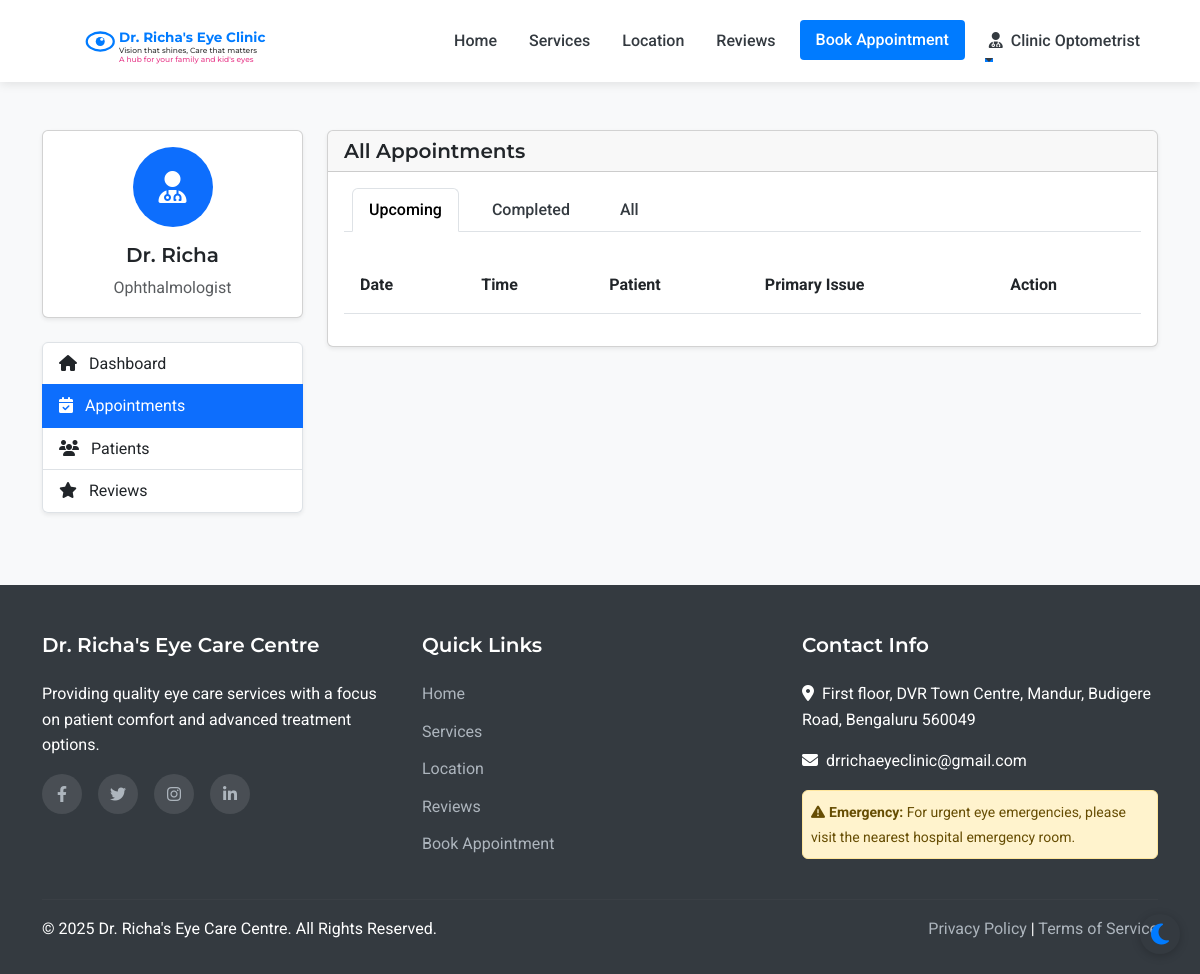
The page /admin/appointments (signed in) on the database as committed earlier.
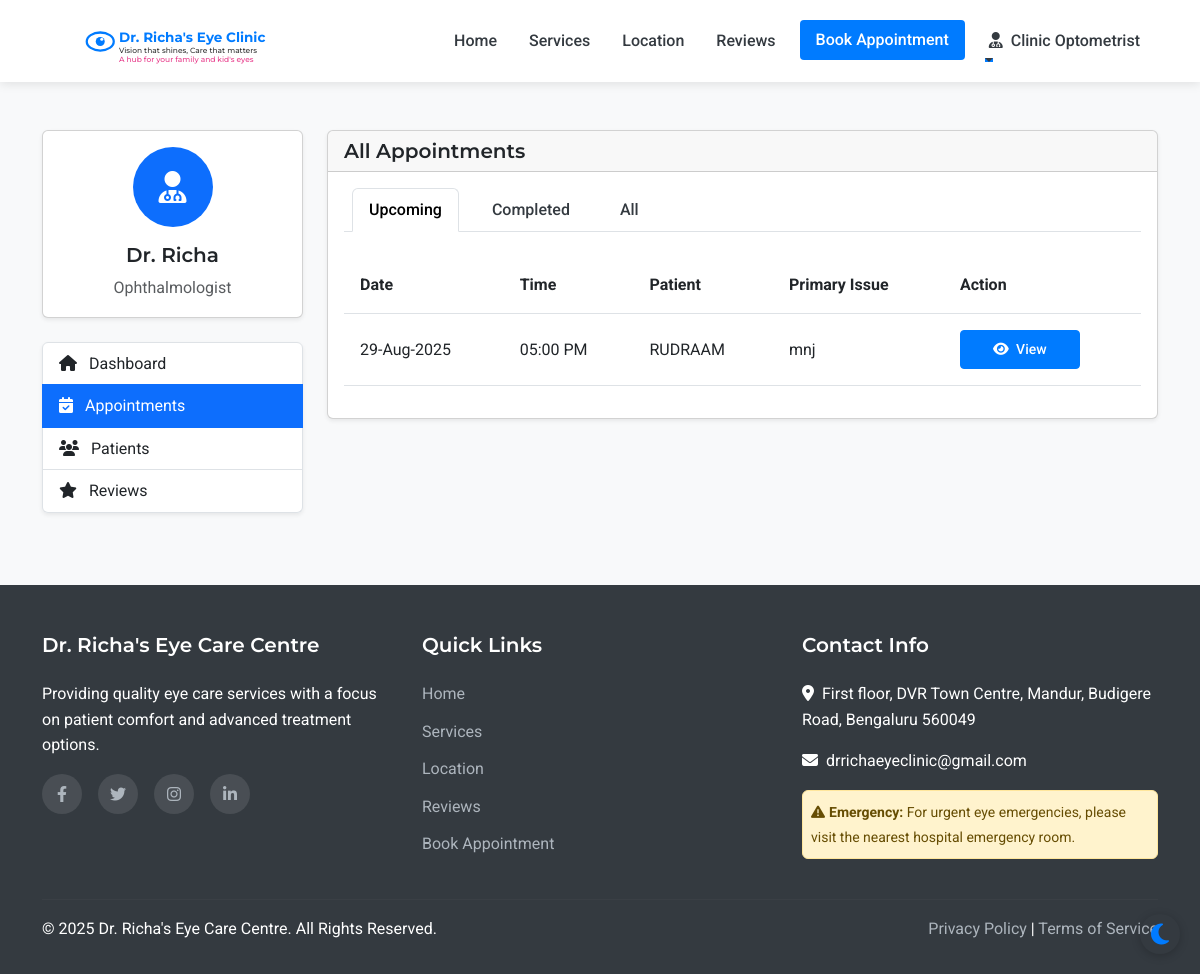
The same page on the database as committed later.
### models.py (models this page shows, shortened)
class Appointment(db.Model):
    id = db.Column(db.Integer, primary_key=True)
    patient_id = db.Column(db.Integer, db.ForeignKey('patient.id'), nullable=False)
    appointment_date = db.Column(db.Date, nullable=False)
    appointment_time = db.Column(db.Time, nullable=False)
    primary_issue = db.Column(db.Text, nullable=True)
    referral_info = db.Column(db.String(255), nullable=True)
    status = db.Column(db.String(20), default='scheduled')  # scheduled, completed, cancelled
    created_at = db.Column(db.DateTime, default=datetime.utcnow)
    consultation_fee = db.Column(db.Float, nullable=False, default=500.0)
    payment_status = db.Column(db.String(20), default='pending')  # pending, paid

class Patient(UserMixin, db.Model):
    id = db.Column(db.Integer, primary_key=True)
    full_name = db.Column(db.String(100), nullable=False)
    mobile_number = db.Column(db.String(15), nullable=False)
    email = db.Column(db.String(100), nullable=True)
    age = db.Column(db.Integer, nullable=False)
    sex = db.Column(db.String(10), nullable=True)
    password_hash = db.Column(db.String(256), nullable=True)
    is_registered = db.Column(db.Boolean, default=False)
    created_at = db.Column(db.DateTime, nullable=False, default=datetime.utcnow)
    appointments = db.relationship('Appointment', backref='patient', lazy=True)
    doctor_prescriptions = db.relationship('DoctorPrescription', backref='patient', lazy=True)
    optometrist_prescriptions = db.relationship('OptometristPrescription', backref='patient', lazy=True)

### routes.py (the view)
@app.route('/admin/appointments')
@login_required
def admin_appointments():
    if not (isinstance(current_user, Admin) or isinstance(current_user, Doctor) or isinstance(current_user, Assistant)):
        flash('Access denied. Staff privileges required.', 'danger')
        return redirect(url_for('index'))
    appointments = Appointment.query.order_by(desc(Appointment.appointment_date), desc(Appointment.appointment_time)).all()
    return render_template('admin/appointments.html', appointments=appointments)

### app.py (called while the page is built)
@login_manager.user_loader
def load_user(user_id):
    from models import Doctor, Assistant, Admin, Patient
    try:
        if user_id.startswith('doctor_'):
            return Doctor.query.get(int(user_id.split('_')[1]))
        elif user_id.startswith('assistant_'):
            return Assistant.query.get(int(user_id.split('_')[1]))
        elif user_id.startswith('admin_'):
            return Admin.query.get(int(user_id.split('_')[1]))
        else:
            return Patient.query.get(int(user_id))
    except (ValueError, AttributeError):
        return None

### routes.py (called while the page is built)
@app.context_processor
def inject_now():
    return {'now': datetime.now()}

### templates/admin/appointments.html (shortened to what the changed rows need)
{% extends 'layout.html' %}
{% block content %}
<section class="py-5 bg-light">
    <div class="container">
        <div class="row">
            <div class="col-lg-9">
                <div class="card shadow-sm">
                    <div class="card-body">
                        <div class="tab-content" id="appointmentTabsContent">
                            <div class="tab-pane fade show active" id="upcoming" role="tabpanel" aria-labelledby="upcoming-tab">
                                <div class="table-responsive">
                                    <table class="table table-hover">
                                        <thead>
                                            <tr>
                                                <th>Date</th>
                                                <th>Time</th>
                                                <th>Patient</th>
                                                <th>Primary Issue</th>
                                                <th>Action</th>
                                            </tr>
                                        </thead>
                                        <tbody>
                                            {% for appointment in appointments %}
                                                {% if appointment.appointment_date >= now.date() and appointment.status == 'scheduled' %}
                                                    <tr>
                                                        <td>{{ appointment.appointment_date.strftime('%d-%b-%Y') }}</td>
                                                        <td>{{ appointment.appointment_time.strftime('%I:%M %p') }}</td>
                                                        <td>{{ appointment.patient.full_name }}</td>
                                                        <td>{{ appointment.primary_issue or 'Not specified' }}</td>
                                                        <td>
                                                            <a href="{{ url_for('admin_appointment_view', appointment_id=appointment.id) }}" class="btn btn-sm btn-primary">
                                                                <i class="fas fa-eye me-1"></i> View
                                                            </a>
                                                        </td>
                                                    </tr>
                                                {% endif %}
                                            {% endfor %}
                                        </tbody>
                                    </table>
                                </div>
                            </div>
                        </div>
                    </div>
                </div>
            </div>
        </div>
    </div>
</section>
{% endblock %}

Rows that differ between the two databases and show on the page:
added Appointment: appointment_date "29-Aug-2025", appointment_time "05:00 PM", patient.full_name "RUDRAAM", primary_issue "mnj"
